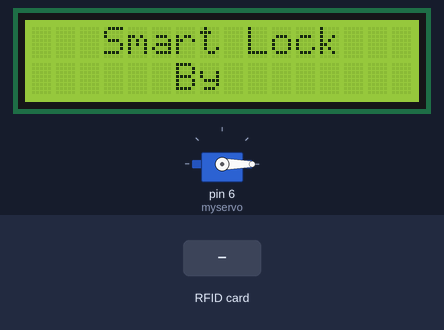
The sketch below on a simulated Arduino Uno, built with avr-gcc and run on an emulated ATmega328P. On the bench: servo, 16×2 character LCD. Inputs (shaded band) come from the test bench.

Above: at 3.2 s.
At 9.7 s:
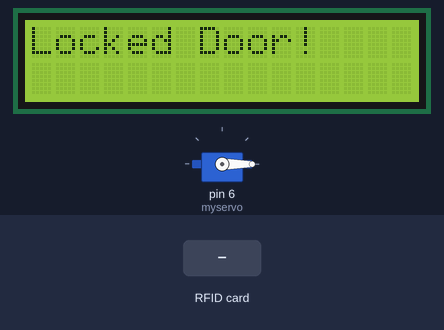
9.8 s: RFID card 23 E8 F7 03 held to the reader
At 11.6 s:
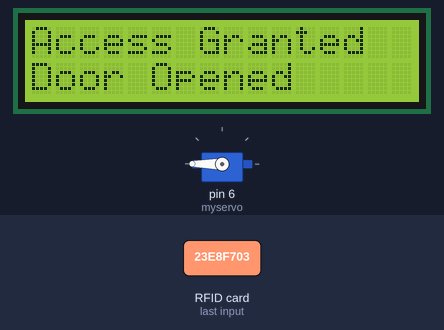
16.2 s: RFID card 5E 7A 19 C4 held to the reader
At 21.1 s:
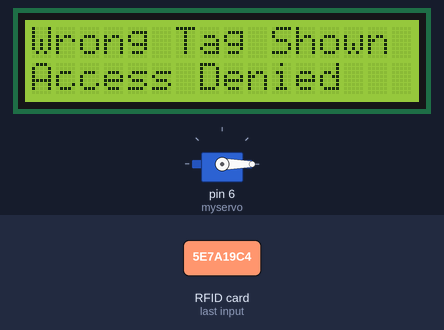
Timing chart, 0 to 22.6 s (numbered marks = the images above; inputs shaded):
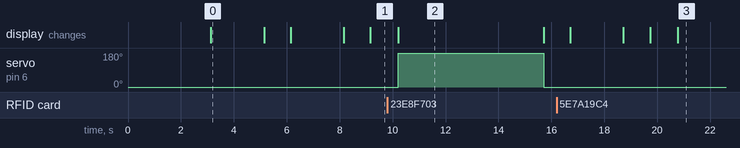

Measured:
- after the input at 9.8 s, servo on pin 6 (myservo): 0° → 180° after 0.41 s, → 0° 5.5 s later; the display: changes after 0.41 s (image 2)
- after the input at 16.2 s, the display: first differs from a run without the input after 4.6 s (image 3)
- what the display in image 0 shows lasts 2.0 s, from 3.1 s to 5.1 s
- what the display in image 2 shows lasts 5.5 s, from 10.2 s to 15.7 s

The sketch:

Proiect_SmartLock.ino
```cpp
#include <LiquidCrystal_I2C.h>

#include <SPI.h>
#include <MFRC522.h>
#include <Servo.h>
#include <Wire.h>
#define SS_PIN 10
#define RST_PIN 2
MFRC522 rfid(SS_PIN, RST_PIN);   // Create MFRC522 instance.
String tagUID = "23 E8 F7 03"; // String to store UID of tag
Servo myservo;
LiquidCrystal_I2C lcd(0x27,16,2);

void setup() {
  // put your setup code here, to run once:
  myservo.attach(6);
  myservo.write(0);
  lcd.init();
  lcd.backlight();
  SPI.begin();      // Initiate  SPI bus
  rfid.PCD_Init();   // Initiate MFRC522
  lcd.setCursor(3,0);
  lcd.print("Smart Lock");
  delay(2000);
  lcd.setCursor(6,1);
  delay(1000);
  lcd.print("By");
  delay(2000);
  lcd.clear();
  lcd.setCursor(0,0);
  lcd.print("Petricele");
  delay(1000);
  lcd.setCursor(4,1);
  lcd.print("Mihaela");
  delay(2000);
  lcd.clear();
}

void loop() {
  // put your main code here, to run repeatedly:
  delay(1000);
  lcd.setCursor(0,0);
  lcd.print("Locked Door!");
  delay(1000);
  lcd.setCursor(0,1);
  lcd.print("Show Your Tag");

  // Look for new cards
  if ( ! rfid.PICC_IsNewCardPresent())
  {
    delay(500);
    return;
  }
  // Select one of the cards
  if ( ! rfid.PICC_ReadCardSerial())
  {
    delay(500);
    return;
  }
  String contentTag= "";
  for (byte i = 0; i < rfid.uid.size; i++)
  {
     if(rfid.uid.uidByte[i] < 0x10)
     {
        contentTag.concat(String(" 0"));
     }
     else
     {
        contentTag.concat(String(" "));
     }
     contentTag.concat(String(rfid.uid.uidByte[i], HEX));
  }
  contentTag.toUpperCase();
  if (contentTag.substring(1) == tagUID)
  {
    lcd.clear();
    lcd.setCursor(0,0);
    lcd.print("Access Granted");
    lcd.setCursor(0,1);
    lcd.print("Door Opened");
    myservo.write(180);
    delay(5500);
    lcd.clear();
    myservo.write(0);
    delay(1000);
    lcd.print("Door Closed");
    delay(2000);
    lcd.clear();
  }
 else{
    lcd.clear();
    lcd.setCursor(0,0);
    lcd.print("Wrong Tag Shown");
    lcd.setCursor(0,1);
    lcd.print("Access Denied");
    delay(3500);
    lcd.clear();
  }
}
```
